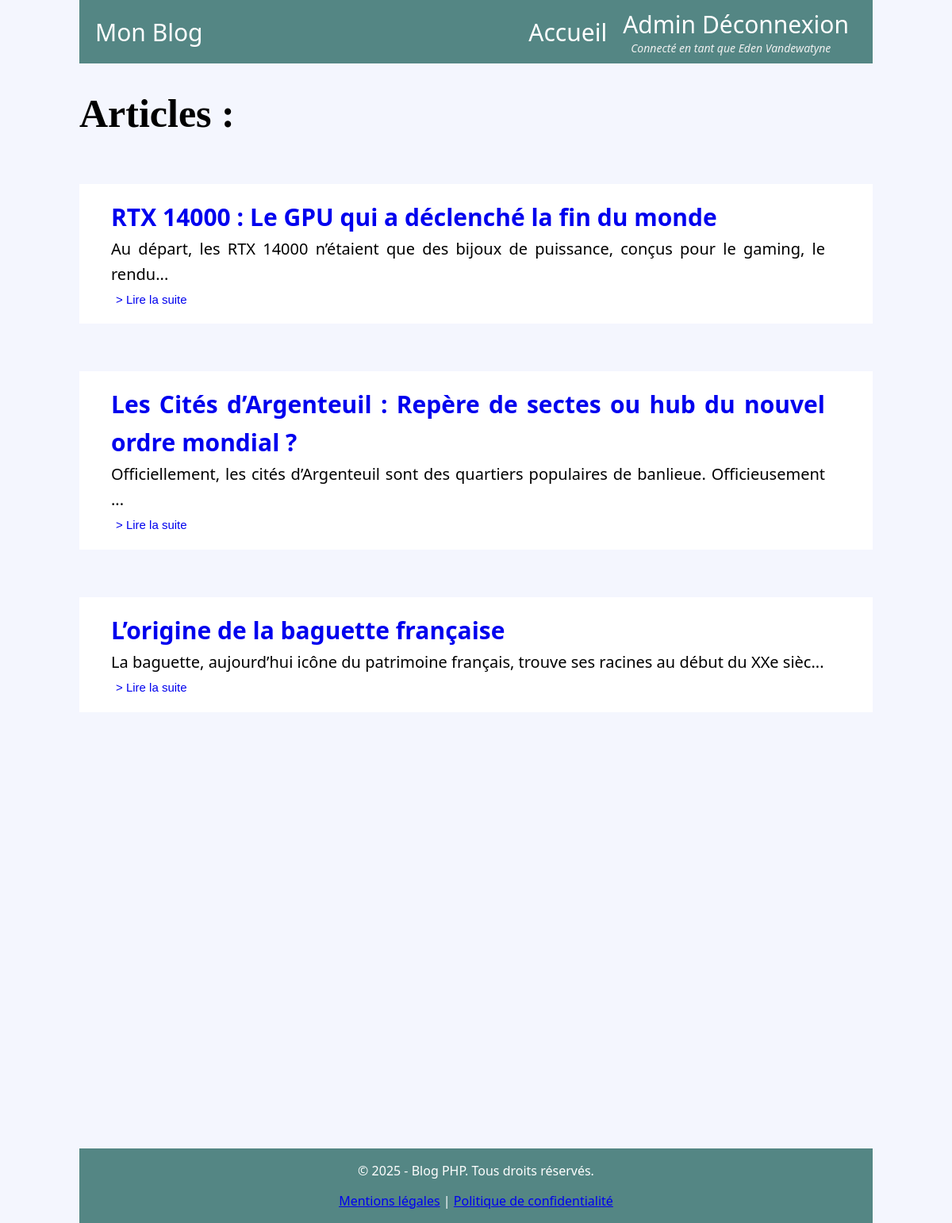
The page / (signed in) on the database its author committed.
### tables this page shows
CREATE TABLE `posts` (
  `id` int(11) NOT NULL,
  `titre` varchar(255) NOT NULL,
  `contenu` text NOT NULL,
  `date_creation` datetime DEFAULT CURRENT_TIMESTAMP,
  `auteur_id` int(11) DEFAULT NULL,
  `categorie_id` int(11) DEFAULT NULL
);

### index.php (the view)
<html>
    <head>
        <link rel="stylesheet" type="text/css" href="style.css">
    </head>
    <body>
        <?php
            include("include/header.php");
            include("include/basedonnee.php");
            echo "<h1> Articles :</h1>";
            $sql = "SELECT *
                    FROM posts";
            $query = $pdo->query($sql);
            $results = $query->fetchAll(PDO::FETCH_ASSOC);
            foreach ($results as $row)
            {
                ?>
                <div>
                    <ul>
                        <li class="titre"><a href="post.php?id=<?php echo htmlspecialchars($row["id"]) ?>">
                            <?php echo htmlspecialchars($row["titre"]); ?></a></li>
                        <li class="contenu"><?php echo htmlspecialchars(substr($row["contenu"], 0, 100)); ?>...</li>
                        <li class="bouton"><button><a href="post.php?id=<?php echo $row["id"] ?>">> Lire la suite</a></button></li>
                    </ul>
                </div>
                <?php
            }
        ?>
    </body>
    <?php
        include("include/footer.php");
    ?>
</html>

### style.css (style rules this page uses)
html { font-family: system-ui, -apple-system, BlinkMacSystemFont, 'Segoe UI', Roboto, Oxygen, Ubuntu, Cantarell, 'Open Sans', 'Helvetica Neue', sans-serif; }
body { background-color: #F4F6FE; max-width: 1000px; margin: auto; }
body h1 { font-size: 50px; font-family: 'Times New Roman', Times, serif; }
div { background-color: #FFFFFF; display: flex; align-items: center; gap: 60px; margin-top: 60px; }
div ul { list-style: none; flex: 1; text-align: justify; font-size: 18px; line-height: 1.6; margin-right: 60px; }
div ul li a { text-decoration: none; }
.titre { font-size: 30px; font-weight: bold; }
.contenu { font-size: 20px; }
.bouton button { background-color: #FFFFFF; font-size: 15px; border: none; outline: none; }

### rows shown on the page
posts: titre "RTX 14000 : Le GPU qui a déclenché la fin du monde", contenu "Au départ, les RTX 14000 n’étaient que des bijoux de puissance, conçus pour le gaming, le rendu"
posts: titre "Les Cités d’Argenteuil : Repère de sectes ou hub du nouvel ordre mondial ?", contenu "Officiellement, les cités d’Argenteuil sont des quartiers populaires de banlieue. Officieusement"
posts: titre "L’origine de la baguette française", contenu "La baguette, aujourd’hui icône du patrimoine français, trouve ses racines au début du XXe sièc"

### other values the page prints
$_SESSION["admin_prenom"] "Eden"
$_SESSION["admin_nom"] "Vandewatyne"
